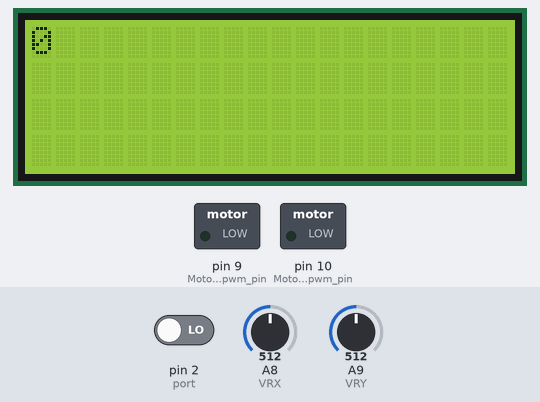
The sketch below on a simulated Arduino Mega 2560, built with avr-gcc and run on an emulated ATmega2560. Parts: 20×4 character LCD, switched loads named in the sketch (green lamp = pin HIGH). The inputs (shaded band) are chosen by the test bench; at power-on: A8 (VRX) = 512, A9 (VRY) = 512, pin 2 (port) LOW.

Above: at 1.2 s.
1.3 s: A8 (VRX) set to 544
At 2.1 s:
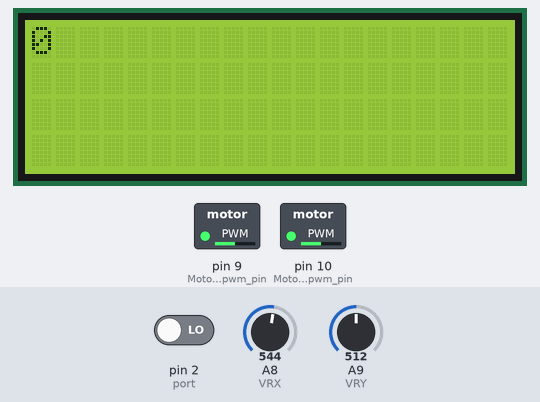
2.8 s: A9 (VRY) set to 716
At 3.3 s:
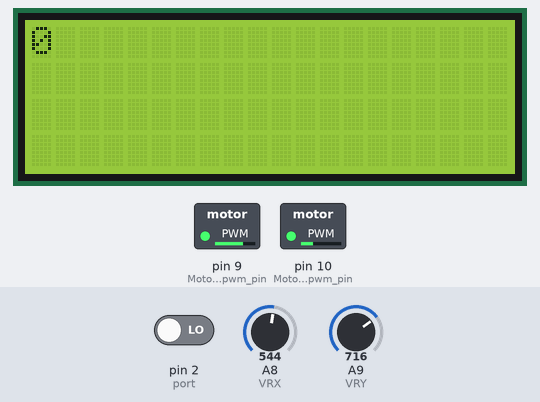
4.3 s: A9 (VRY) set to 900
At 5.5 s:
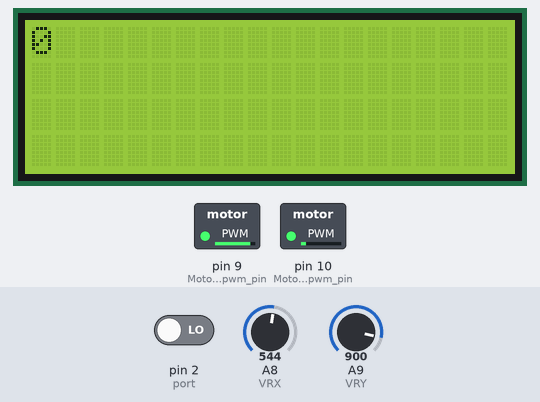
5.8 s: A9 (VRY) set to 1023
At 6.7 s:
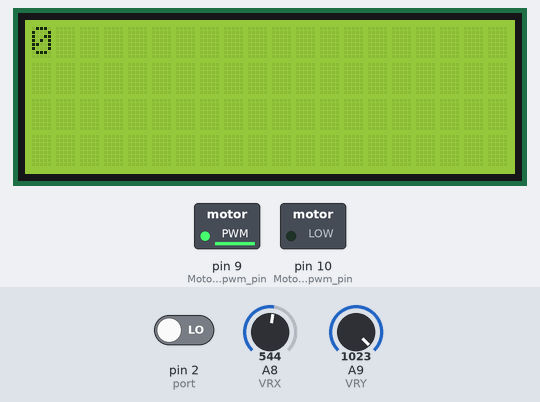
7.3 s: pin 2 (port) driven HIGH
At 7.9 s:
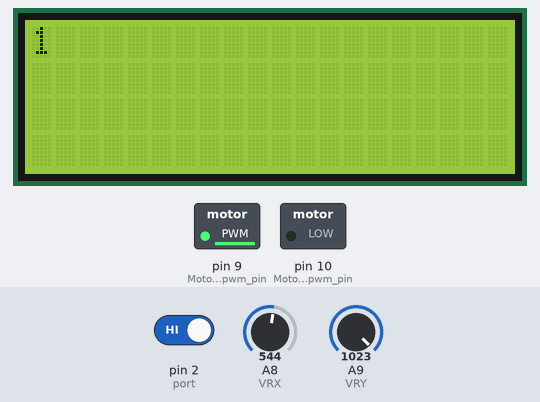
8.8 s: A9 (VRY) set to 306
At 10.2 s:
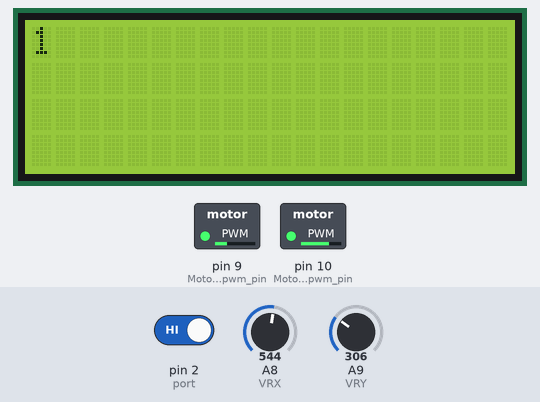
Timing chart, 0 to 11.3 s (numbered marks = the images above; inputs shaded):
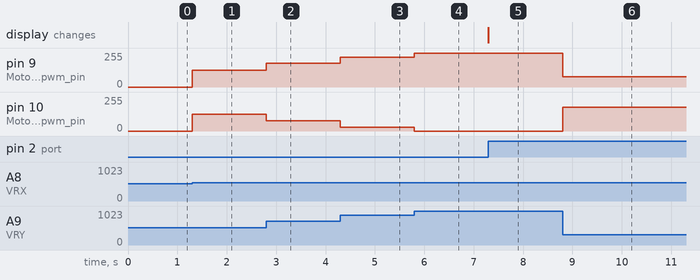

Measured:
- the behaviour switches between 532 and 533 on A8 (VRX) (found by bisection; images 0 and 1)
- after the input at 1.3 s, pin 9 (Motor_L_pwm_pin), pin 10 (Motor_R_pwm_pin): 0/255 → 127/255 at once
- after the input at 2.8 s, pin 9 (Motor_L_pwm_pin): 127/255 → 178/255 at once; pin 10 (Motor_R_pwm_pin): 127/255 → 76/255 at once
- after the input at 4.3 s, pin 9 (Motor_L_pwm_pin): 178/255 → 224/255 at once; pin 10 (Motor_R_pwm_pin): 76/255 → 30/255 at once
- after the input at 5.8 s, pin 9 (Motor_L_pwm_pin): 224/255 → 254/255 at once; pin 10 (Motor_R_pwm_pin): 30/255 → 0/255 at once
- after the input at 7.3 s, the display: changes at once (image 5)
- after the input at 8.8 s, pin 9 (Motor_L_pwm_pin): 254/255 → 76/255 at once; pin 10 (Motor_R_pwm_pin): 0/255 → 178/255 at once

The sketch:

Exercise3.ino
```cpp
#include <LiquidCrystal.h>

#define VRX A8
#define VRY A9

#define Motor_L_dir_pin       7
#define Motor_R_dir_pin       8
#define Motor_L_pwm_pin       9
#define Motor_R_pwm_pin       10

#define port 2

const int rs = 37, en = 36, d4 = 35, d5 = 34, d6 = 33, d7 = 32;

int right_wheel_pulse_count = 0;

LiquidCrystal lcd(rs, en, d4, d5, d6, d7);

void setup() {
  lcd.begin(20,4);
  pinMode(port , INPUT);
  attachInterrupt(digitalPinToInterrupt(port), right_wheel_pulse, RISING);
}


void loop() {

  int xValue = analogRead(VRX);
  int yValue = analogRead(VRY);

  float yDirection = (float) yValue/1024;
  float xPower = (float) xValue/1024;

  if (xPower < 0.48) {
    digitalWrite(Motor_R_dir_pin, 0);
    digitalWrite(Motor_L_dir_pin, 0);
  }
  else if (xPower > 0.52) {
    digitalWrite(Motor_R_dir_pin, 1);
    digitalWrite(Motor_L_dir_pin, 1);
  }

  if (xPower >= 0.48 && xPower <= 0.52) {
    analogWrite(Motor_L_pwm_pin, 0);
    analogWrite(Motor_R_pwm_pin, 0);
  }
  else {
    analogWrite(Motor_L_pwm_pin, yDirection*255);
    analogWrite(Motor_R_pwm_pin, (1-yDirection)*255);
  }

  lcd.setCursor(0,0);
  lcd.print(right_wheel_pulse_count);
}


void right_wheel_pulse() {
  right_wheel_pulse_count++;
}
```
